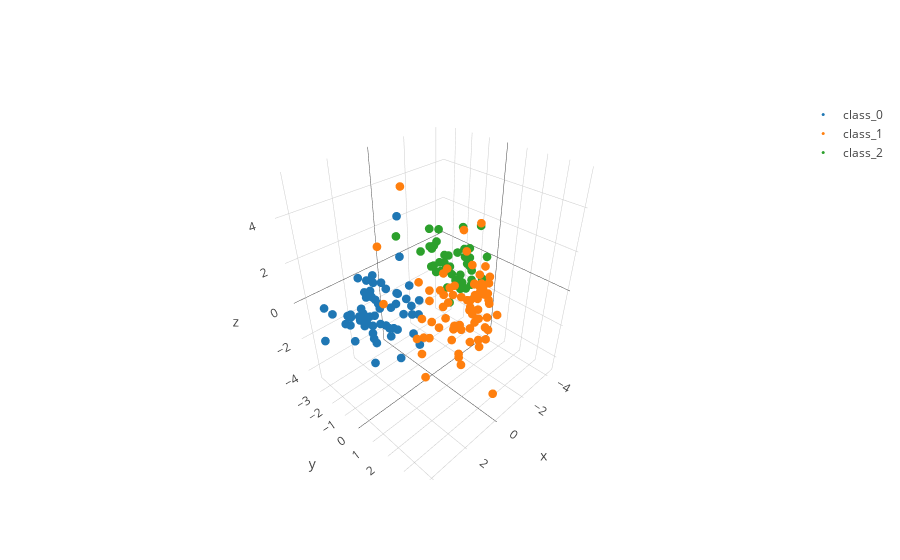

Write notebook code for a chart like this one.
### Code cell
data = []
for i in [0, 1, 2]:
    trace = go.Scatter3d(x = comp_df[comp_df["target"] == i][0],
                         y = comp_df[comp_df["target"] == i][1],
                         z = comp_df[comp_df["target"] == i][2],
                         mode = 'markers',
                         name = "class_{}".format(i),
                         marker = dict(size = 3))
    data.append(trace)

figure = dict(data=data)
iplot(figure)
